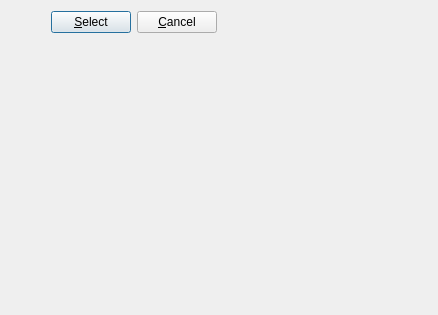
<?xml version="1.0" encoding="UTF-8"?>
<ui version="4.0">
 <class>SelectRecipe</class>
 <widget class="QDialog" name="SelectRecipe">
  <property name="geometry">
   <rect>
    <x>0</x>
    <y>0</y>
    <width>438</width>
    <height>315</height>
   </rect>
  </property>
  <property name="windowTitle">
   <string>Dialog</string>
  </property>
  <layout class="QFormLayout" name="formLayout">
   <item row="0" column="0">
    <layout class="QHBoxLayout" name="horizontalLayout">
     <item>
      <spacer name="horizontalSpacer">
       <property name="orientation">
        <enum>Qt::Horizontal</enum>
       </property>
       <property name="sizeHint" stdset="0">
        <size>
         <width>40</width>
         <height>20</height>
        </size>
       </property>
      </spacer>
     </item>
     <item>
      <widget class="QPushButton" name="SelectBttn">
       <property name="text">
        <string>&amp;Select</string>
       </property>
      </widget>
     </item>
     <item>
      <widget class="QPushButton" name="cancelBttn">
       <property name="text">
        <string>&amp;Cancel</string>
       </property>
      </widget>
     </item>
    </layout>
   </item>
  </layout>
 </widget>
 <resources/>
 <connections/>
</ui>
